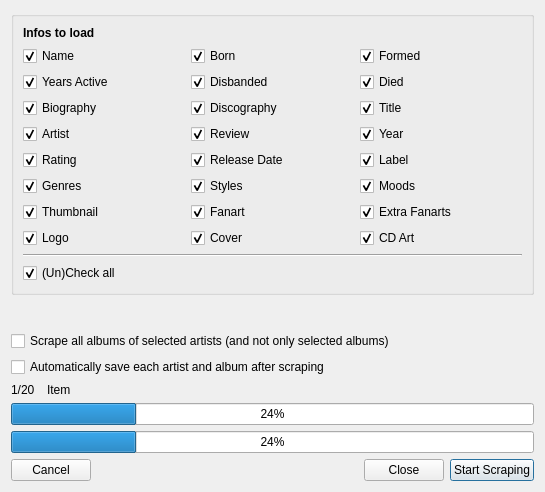
<?xml version="1.0" encoding="UTF-8"?>
<ui version="4.0">
 <class>MusicMultiScrapeDialog</class>
 <widget class="QDialog" name="MusicMultiScrapeDialog">
  <property name="windowModality">
   <enum>Qt::WindowModal</enum>
  </property>
  <property name="geometry">
   <rect>
    <x>0</x>
    <y>0</y>
    <width>545</width>
    <height>492</height>
   </rect>
  </property>
  <property name="windowTitle">
   <string>Music Multi Scrape</string>
  </property>
  <property name="windowIcon">
   <iconset resource="../../MediaElch.qrc">
    <normaloff>:/img/MediaElch.png</normaloff>:/img/MediaElch.png</iconset>
  </property>
  <layout class="QVBoxLayout" name="verticalLayout">
   <item>
    <widget class="QGroupBox" name="groupBox">
     <property name="title">
      <string/>
     </property>
     <layout class="QVBoxLayout" name="verticalLayout_3">
      <item>
       <widget class="QLabel" name="label_2">
        <property name="font">
         <font>
          <weight>75</weight>
          <bold>true</bold>
         </font>
        </property>
        <property name="text">
         <string>Infos to load</string>
        </property>
       </widget>
      </item>
      <item>
       <layout class="QGridLayout" name="gridLayout_2">
        <item row="0" column="1">
         <widget class="MyCheckBox" name="chkBorn">
          <property name="text">
           <string>Born</string>
          </property>
          <property name="checked">
           <bool>true</bool>
          </property>
          <property name="type" stdset="0">
           <string notr="true">artist</string>
          </property>
         </widget>
        </item>
        <item row="0" column="0">
         <widget class="MyCheckBox" name="chkName">
          <property name="text">
           <string>Name</string>
          </property>
          <property name="checked">
           <bool>true</bool>
          </property>
          <property name="type" stdset="0">
           <string notr="true">artist</string>
          </property>
         </widget>
        </item>
        <item row="1" column="0">
         <widget class="MyCheckBox" name="chkYearsActive">
          <property name="text">
           <string>Years Active</string>
          </property>
          <property name="checked">
           <bool>true</bool>
          </property>
          <property name="type" stdset="0">
           <string notr="true">artist</string>
          </property>
         </widget>
        </item>
        <item row="1" column="2">
         <widget class="MyCheckBox" name="chkDied">
          <property name="text">
           <string>Died</string>
          </property>
          <property name="checked">
           <bool>true</bool>
          </property>
          <property name="type" stdset="0">
           <string notr="true">artist</string>
          </property>
         </widget>
        </item>
        <item row="0" column="2">
         <widget class="MyCheckBox" name="chkFormed">
          <property name="text">
           <string>Formed</string>
          </property>
          <property name="checked">
           <bool>true</bool>
          </property>
          <property name="type" stdset="0">
           <string notr="true">artist</string>
          </property>
         </widget>
        </item>
        <item row="1" column="1">
         <widget class="MyCheckBox" name="chkDisbanded">
          <property name="text">
           <string>Disbanded</string>
          </property>
          <property name="checked">
           <bool>true</bool>
          </property>
          <property name="type" stdset="0">
           <string notr="true">artist</string>
          </property>
         </widget>
        </item>
        <item row="2" column="0">
         <widget class="MyCheckBox" name="chkBiography">
          <property name="text">
           <string>Biography</string>
          </property>
          <property name="checked">
           <bool>true</bool>
          </property>
          <property name="type" stdset="0">
           <string notr="true">artist</string>
          </property>
         </widget>
        </item>
        <item row="7" column="2">
         <widget class="MyCheckBox" name="chkCdArt">
          <property name="text">
           <string>CD Art</string>
          </property>
          <property name="checked">
           <bool>true</bool>
          </property>
          <property name="type" stdset="0">
           <string notr="true">album</string>
          </property>
         </widget>
        </item>
        <item row="7" column="1">
         <widget class="MyCheckBox" name="chkCover">
          <property name="text">
           <string>Cover</string>
          </property>
          <property name="checked">
           <bool>true</bool>
          </property>
          <property name="type" stdset="0">
           <string notr="true">album</string>
          </property>
         </widget>
        </item>
        <item row="7" column="0">
         <widget class="MyCheckBox" name="chkLogo">
          <property name="text">
           <string>Logo</string>
          </property>
          <property name="checked">
           <bool>true</bool>
          </property>
          <property name="type" stdset="0">
           <string notr="true">artist</string>
          </property>
         </widget>
        </item>
        <item row="6" column="2">
         <widget class="MyCheckBox" name="chkExtraFanarts">
          <property name="text">
           <string>Extra Fanarts</string>
          </property>
          <property name="checked">
           <bool>true</bool>
          </property>
          <property name="type" stdset="0">
           <string notr="true">artist</string>
          </property>
         </widget>
        </item>
        <item row="6" column="1">
         <widget class="MyCheckBox" name="chkFanart">
          <property name="text">
           <string>Fanart</string>
          </property>
          <property name="checked">
           <bool>true</bool>
          </property>
          <property name="type" stdset="0">
           <string notr="true">artist</string>
          </property>
         </widget>
        </item>
        <item row="6" column="0">
         <widget class="MyCheckBox" name="chkThumbnail">
          <property name="text">
           <string>Thumbnail</string>
          </property>
          <property name="checked">
           <bool>true</bool>
          </property>
          <property name="type" stdset="0">
           <string notr="true">artist</string>
          </property>
         </widget>
        </item>
        <item row="5" column="2">
         <widget class="MyCheckBox" name="chkMoods">
          <property name="text">
           <string>Moods</string>
          </property>
          <property name="checked">
           <bool>true</bool>
          </property>
          <property name="type" stdset="0">
           <string notr="true">both</string>
          </property>
         </widget>
        </item>
        <item row="5" column="1">
         <widget class="MyCheckBox" name="chkStyles">
          <property name="text">
           <string>Styles</string>
          </property>
          <property name="checked">
           <bool>true</bool>
          </property>
          <property name="type" stdset="0">
           <string notr="true">both</string>
          </property>
         </widget>
        </item>
        <item row="5" column="0">
         <widget class="MyCheckBox" name="chkGenres">
          <property name="text">
           <string>Genres</string>
          </property>
          <property name="checked">
           <bool>true</bool>
          </property>
          <property name="type" stdset="0">
           <string notr="true">both</string>
          </property>
         </widget>
        </item>
        <item row="4" column="2">
         <widget class="MyCheckBox" name="chkLabel">
          <property name="text">
           <string>Label</string>
          </property>
          <property name="checked">
           <bool>true</bool>
          </property>
          <property name="type" stdset="0">
           <string notr="true">album</string>
          </property>
         </widget>
        </item>
        <item row="4" column="1">
         <widget class="MyCheckBox" name="chkReleaseDate">
          <property name="text">
           <string>Release Date</string>
          </property>
          <property name="checked">
           <bool>true</bool>
          </property>
          <property name="type" stdset="0">
           <string notr="true">album</string>
          </property>
         </widget>
        </item>
        <item row="4" column="0">
         <widget class="MyCheckBox" name="chkRating">
          <property name="text">
           <string>Rating</string>
          </property>
          <property name="checked">
           <bool>true</bool>
          </property>
          <property name="type" stdset="0">
           <string notr="true">album</string>
          </property>
         </widget>
        </item>
        <item row="3" column="2">
         <widget class="MyCheckBox" name="chkYear">
          <property name="text">
           <string>Year</string>
          </property>
          <property name="checked">
           <bool>true</bool>
          </property>
          <property name="type" stdset="0">
           <string notr="true">album</string>
          </property>
         </widget>
        </item>
        <item row="3" column="1">
         <widget class="MyCheckBox" name="chkReview">
          <property name="text">
           <string>Review</string>
          </property>
          <property name="checked">
           <bool>true</bool>
          </property>
          <property name="type" stdset="0">
           <string notr="true">album</string>
          </property>
         </widget>
        </item>
        <item row="3" column="0">
         <widget class="MyCheckBox" name="chkArtist">
          <property name="text">
           <string>Artist</string>
          </property>
          <property name="checked">
           <bool>true</bool>
          </property>
          <property name="type" stdset="0">
           <string notr="true">album</string>
          </property>
         </widget>
        </item>
        <item row="2" column="2">
         <widget class="MyCheckBox" name="chkTitle">
          <property name="text">
           <string>Title</string>
          </property>
          <property name="checked">
           <bool>true</bool>
          </property>
          <property name="type" stdset="0">
           <string notr="true">album</string>
          </property>
         </widget>
        </item>
        <item row="2" column="1">
         <widget class="MyCheckBox" name="chkDiscography">
          <property name="text">
           <string>Discography</string>
          </property>
          <property name="checked">
           <bool>true</bool>
          </property>
          <property name="type" stdset="0">
           <string notr="true">artist</string>
          </property>
         </widget>
        </item>
       </layout>
      </item>
      <item>
       <widget class="Line" name="line">
        <property name="orientation">
         <enum>Qt::Horizontal</enum>
        </property>
       </widget>
      </item>
      <item>
       <widget class="QCheckBox" name="chkUnCheckAll">
        <property name="text">
         <string>(Un)Check all</string>
        </property>
        <property name="checked">
         <bool>true</bool>
        </property>
       </widget>
      </item>
     </layout>
    </widget>
   </item>
   <item>
    <spacer name="verticalSpacer">
     <property name="orientation">
      <enum>Qt::Vertical</enum>
     </property>
     <property name="sizeHint" stdset="0">
      <size>
       <width>20</width>
       <height>51</height>
      </size>
     </property>
    </spacer>
   </item>
   <item>
    <widget class="QCheckBox" name="chkScrapeAllAlbums">
     <property name="text">
      <string>Scrape all albums of selected artists (and not only selected albums)</string>
     </property>
    </widget>
   </item>
   <item>
    <widget class="QCheckBox" name="chkAutoSave">
     <property name="text">
      <string>Automatically save each artist and album after scraping</string>
     </property>
    </widget>
   </item>
   <item>
    <layout class="QHBoxLayout" name="horizontalLayout_2" stretch="0,1">
     <item>
      <widget class="QLabel" name="itemCounter">
       <property name="minimumSize">
        <size>
         <width>30</width>
         <height>0</height>
        </size>
       </property>
       <property name="text">
        <string notr="true">1/20</string>
       </property>
      </widget>
     </item>
     <item>
      <widget class="QLabel" name="itemName">
       <property name="text">
        <string notr="true">Item</string>
       </property>
      </widget>
     </item>
    </layout>
   </item>
   <item>
    <widget class="QProgressBar" name="progressItem">
     <property name="value">
      <number>24</number>
     </property>
    </widget>
   </item>
   <item>
    <widget class="QProgressBar" name="progressAll">
     <property name="value">
      <number>24</number>
     </property>
    </widget>
   </item>
   <item>
    <layout class="QHBoxLayout" name="horizontalLayout">
     <item>
      <widget class="QPushButton" name="btnCancel">
       <property name="text">
        <string>Cancel</string>
       </property>
       <property name="autoDefault">
        <bool>false</bool>
       </property>
      </widget>
     </item>
     <item>
      <spacer name="horizontalSpacer">
       <property name="orientation">
        <enum>Qt::Horizontal</enum>
       </property>
       <property name="sizeHint" stdset="0">
        <size>
         <width>40</width>
         <height>20</height>
        </size>
       </property>
      </spacer>
     </item>
     <item>
      <widget class="QPushButton" name="btnClose">
       <property name="text">
        <string>Close</string>
       </property>
       <property name="autoDefault">
        <bool>true</bool>
       </property>
       <property name="default">
        <bool>true</bool>
       </property>
      </widget>
     </item>
     <item>
      <widget class="QPushButton" name="btnStartScraping">
       <property name="text">
        <string>Start Scraping</string>
       </property>
       <property name="default">
        <bool>true</bool>
       </property>
      </widget>
     </item>
    </layout>
   </item>
  </layout>
 </widget>
 <customwidgets>
  <customwidget>
   <class>MyCheckBox</class>
   <extends>QCheckBox</extends>
   <header location="global">smallWidgets/MyCheckBox.h</header>
  </customwidget>
 </customwidgets>
 <resources>
  <include location="../../MediaElch.qrc"/>
 </resources>
 <connections>
  <connection>
   <sender>btnClose</sender>
   <signal>clicked()</signal>
   <receiver>MusicMultiScrapeDialog</receiver>
   <slot>accept()</slot>
   <hints>
    <hint type="sourcelabel">
     <x>360</x>
     <y>463</y>
    </hint>
    <hint type="destinationlabel">
     <x>272</x>
     <y>245</y>
    </hint>
   </hints>
  </connection>
  <connection>
   <sender>btnCancel</sender>
   <signal>clicked()</signal>
   <receiver>MusicMultiScrapeDialog</receiver>
   <slot>reject()</slot>
   <hints>
    <hint type="sourcelabel">
     <x>52</x>
     <y>463</y>
    </hint>
    <hint type="destinationlabel">
     <x>272</x>
     <y>245</y>
    </hint>
   </hints>
  </connection>
 </connections>
</ui>
